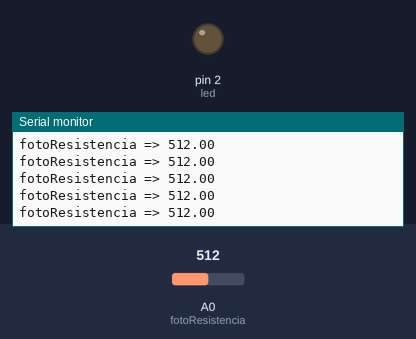
Simulated run of this sketch. Board: Arduino Uno, built with avr-gcc and run on an emulated ATmega328P. Shown: output pins drawn as LEDs (lit = HIGH), the last lines printed to the serial monitor. The test bench sets the inputs (shaded band); at power-on: A0 (fotoResistencia) = 512.

Above: at 1.2 s.
1.3 s: A0 (fotoResistencia) set to 104
At 1.9 s:
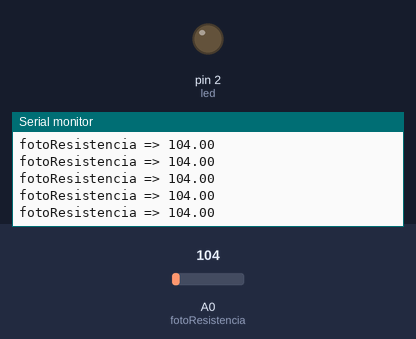
4.3 s: A0 (fotoResistencia) set to 90
At 5.4 s:
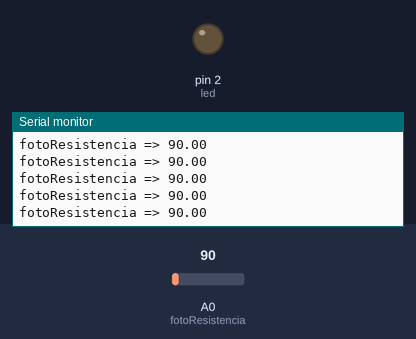
Timing chart, 0 to 7.3 s (numbered marks = the images above; inputs shaded):
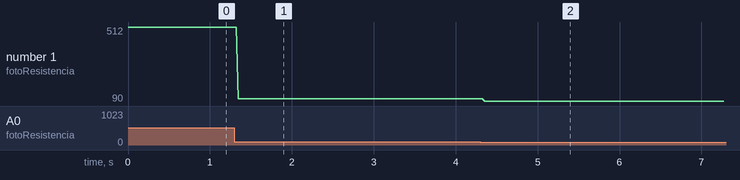

Measured:
- after the input at 1.3 s, the serial monitor: prints a new line after 0.05 s (image 1)
- after the input at 4.3 s, the serial monitor: prints a new line after 0.05 s (image 2)
- plotted number 1: 512 → 104 after the input at 1.3 s, 104 → 90 after the input at 4.3 s

The sketch:

fotoresistencia_uno.ino
```cpp
int led = 2;
float fotoResistencia = A0;
float salida = 0;
void setup() {
  Serial.begin(9600);
  pinMode(led, OUTPUT);
  pinMode(fotoResistencia, INPUT);
}

void loop() {
  salida = analogRead(fotoResistencia);
  Serial.print("fotoResistencia => ");
  Serial.println(salida);
  if (salida > 10) {
    digitalWrite(led, LOW);
  }
  if (salida <= 10) {
    digitalWrite(led, HIGH);
  }
  if (salida == 0) {
    digitalWrite(led, LOW);
  }
  delay(20);
}
```
